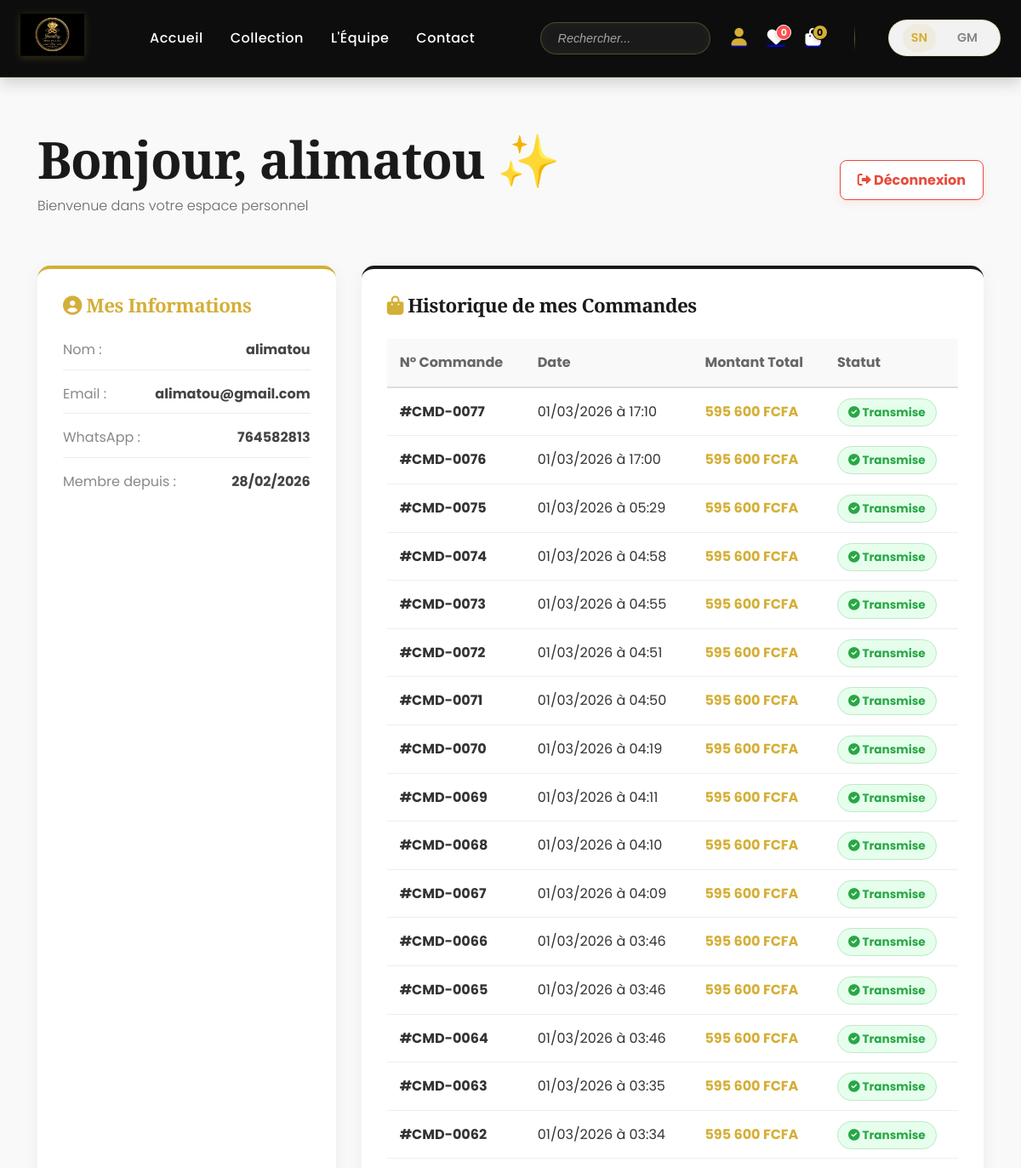
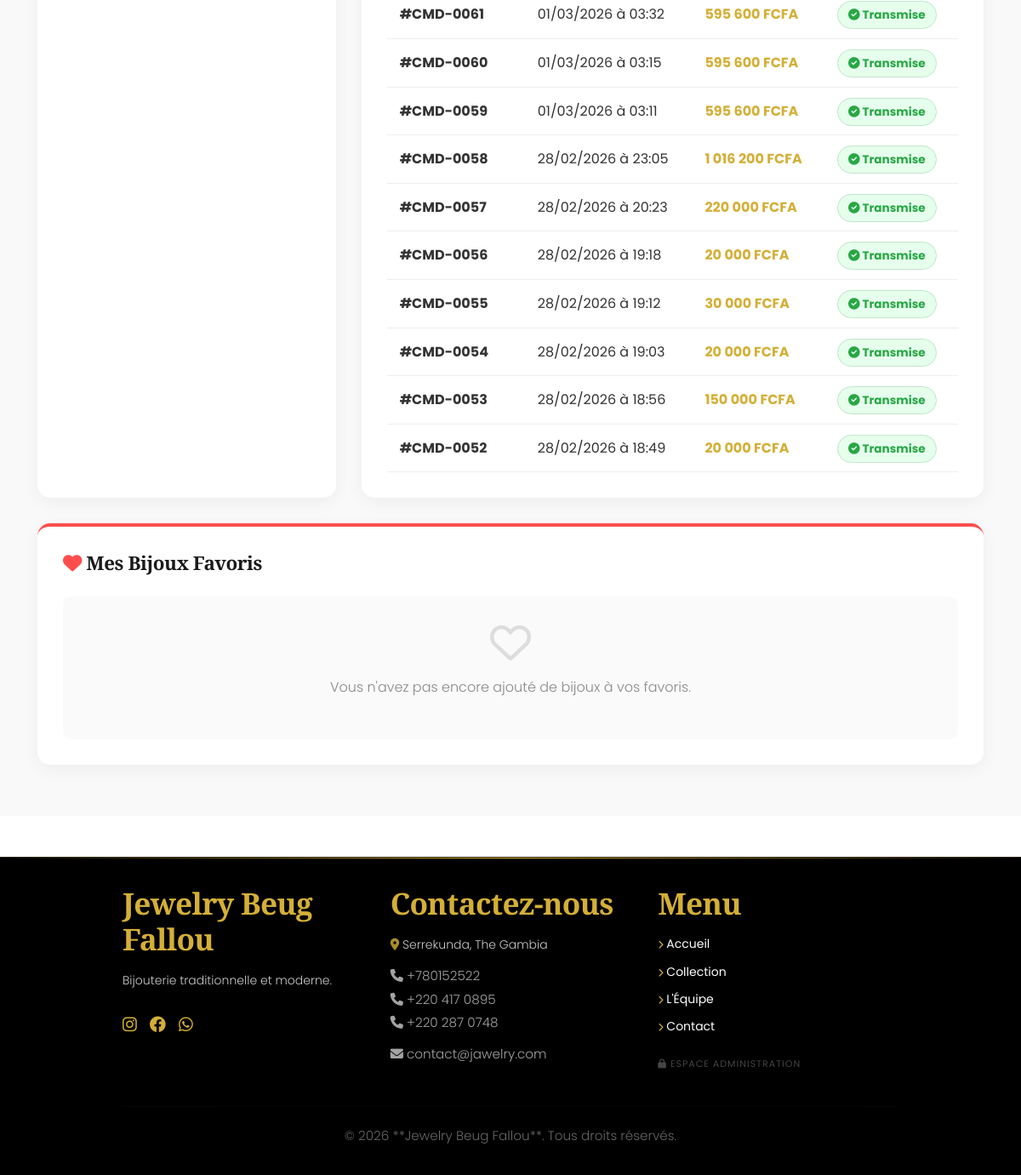
/mon_compte.php (signed in), run on the app's committed database (2 pictures, top to bottom).
### tables this page shows
CREATE TABLE `parametres` (
  `id` int(11) NOT NULL DEFAULT 1,
  `nom_boutique` varchar(100) NOT NULL,
  `telephone_whatsapp` varchar(20) NOT NULL,
  `email_contact` varchar(150) DEFAULT NULL,
  `adresse_boutique` text DEFAULT NULL,
  `logo_filename` varchar(255) DEFAULT 'logo.png',
  PRIMARY KEY (`id`)
);

CREATE TABLE `utilisateurs` (
  `id` int(11) NOT NULL AUTO_INCREMENT,
  `nom` varchar(100) NOT NULL,
  `email` varchar(150) DEFAULT NULL,
  `telephone` varchar(20) NOT NULL,
  `mot_de_passe` varchar(255) DEFAULT NULL,
  `adresse` text DEFAULT NULL,
  `created_at` timestamp NOT NULL DEFAULT current_timestamp(),
  PRIMARY KEY (`id`),
  UNIQUE KEY `email` (`email`)
);

CREATE TABLE `commandes` (
  `id` int(11) NOT NULL AUTO_INCREMENT,
  `reference` varchar(20) NOT NULL,
  `total` decimal(10,2) NOT NULL,
  `devise` varchar(10) NOT NULL DEFAULT 'FCFA',
  `date_creation` timestamp NOT NULL DEFAULT current_timestamp(),
  `statut` varchar(20) DEFAULT 'en_attente',
  `created_at` datetime NOT NULL DEFAULT current_timestamp(),
  `id_utilisateur` int(11) DEFAULT NULL,
  `nom_client` varchar(255) DEFAULT NULL,
  `telephone_client` varchar(50) DEFAULT NULL,
  PRIMARY KEY (`id`)
);

### mon_compte.php (the view, shortened to what the rows shown need)
<?php
require_once 'config/db.php';
$client_id = $_SESSION['client_id'];
$stmt = $pdo->prepare("SELECT * FROM utilisateurs WHERE id = ?");
$stmt->execute([$client_id]);
$client = $stmt->fetch(PDO::FETCH_ASSOC);
$telephone_client = $client['telephone'] ?? '';
$id_client = $client['id'];
try {
    $stmtCmd = $pdo->prepare("SELECT * FROM commandes WHERE id_utilisateur = ? OR telephone_client = ? ORDER BY id DESC");
    $stmtCmd->execute([$id_client, $telephone_client]);
    $commandes = $stmtCmd->fetchAll(PDO::FETCH_ASSOC);
} catch (PDOException $e) {
    $commandes = [];
}
include 'includes/header.php';
?>
<main style="padding: 60px 20px; background: #f9f9f9; min-height: 70vh; font-family: 'Poppins', sans-serif;">
    <div class="container" style="max-width: 1200px; margin: 0 auto;">
        <div style="display: flex; justify-content: space-between; align-items: center; margin-bottom: 40px; flex-wrap: wrap; gap: 20px;">
            <div>
                <h1 style="font-family: 'Playfair Display', serif; margin: 0; color: #1a1a1a;">
                    <?= $lang['acc_greeting'] ?? 'Bonjour' ?>, <?= htmlspecialchars($client['nom']) ?> ✨
                </h1>
                <p style="color: #666; margin-top: 5px;"><?= $lang['acc_welcome'] ?? 'Bienvenue dans votre espace personnel' ?></p>
            </div>
        </div>
        <div style="display: grid; grid-template-columns: repeat(auto-fit, minmax(350px, 1fr)); gap: 30px; margin-bottom: 30px;">
            <div style="background: white; padding: 30px; border-radius: 15px; box-shadow: 0 5px 20px rgba(0,0,0,0.05); border-top: 4px solid #d4af37;">
                <div style="display: flex; flex-direction: column; gap: 15px; color: #444;">
                    <div style="display: flex; justify-content: space-between; border-bottom: 1px solid #eee; padding-bottom: 10px;">
                        <span style="color: #888;"><?= $lang['acc_name'] ?? 'Nom :' ?></span>
                        <strong><?= htmlspecialchars($client['nom']) ?></strong>
                    </div>
                    <div style="display: flex; justify-content: space-between; border-bottom: 1px solid #eee; padding-bottom: 10px;">
                        <span style="color: #888;"><?= $lang['acc_email'] ?? 'Email :' ?></span>
                        <strong><?= htmlspecialchars($client['email']) ?></strong>
                    </div>
                    <div style="display: flex; justify-content: space-between; border-bottom: 1px solid #eee; padding-bottom: 10px;">
                        <span style="color: #888;"><?= $lang['acc_phone'] ?? 'WhatsApp :' ?></span>
                        <strong><?= htmlspecialchars($client['telephone'] ?? ($lang['acc_not_provided'] ?? 'Non renseigné')) ?></strong>
                    </div>
                    <div style="display: flex; justify-content: space-between;">
                        <span style="color: #888;"><?= $lang['acc_member_since'] ?? 'Membre depuis :' ?></span>
                        <strong><?= date('d/m/Y', strtotime($client['created_at'])) ?></strong>
                    </div>
                </div>
            </div>
            <div style="background: white; padding: 30px; border-radius: 15px; box-shadow: 0 5px 20px rgba(0,0,0,0.05); border-top: 4px solid #1a1a1a; grid-column: auto / span 2;">
                <?php if (count($commandes) > 0): ?>
                    <div style="overflow-x: auto;">
                        <table style="width: 100%; border-collapse: collapse; text-align: left;">
                            <thead>
                                <tr style="background: #f9f9f9;">
                                    <th style="padding: 15px; border-bottom: 2px solid #ddd; color: #666;"><?= $lang['acc_order_num'] ?? 'N° Commande' ?></th>
                                    <th style="padding: 15px; border-bottom: 2px solid #ddd; color: #666;"><?= $lang['acc_date'] ?? 'Date' ?></th>
                                    <th style="padding: 15px; border-bottom: 2px solid #ddd; color: #666;"><?= $lang['acc_amount'] ?? 'Montant Total' ?></th>
                                    <th style="padding: 15px; border-bottom: 2px solid #ddd; color: #666;"><?= $lang['acc_status'] ?? 'Statut' ?></th>
                                </tr>
                            </thead>
                            <tbody>
                                <?php foreach($commandes as $cmd): ?>
                                    <tr style="transition: background 0.3s;" onmouseover="this.style.background='#fafafa'" onmouseout="this.style.background='transparent'">
                                        <td style="padding: 15px; border-bottom: 1px solid #eee; font-weight: bold;">#CMD-<?= str_pad($cmd['id'], 4, '0', STR_PAD_LEFT) ?></td>
                                        <td style="padding: 15px; border-bottom: 1px solid #eee;"><?= date('d/m/Y à H:i', strtotime($cmd['created_at'])) ?></td>
                                        <td style="padding: 15px; border-bottom: 1px solid #eee; font-weight: bold; color: #d4af37;"><?= number_format($cmd['total'] ?? 0, 0, ',', ' ') ?> FCFA</td>
                                        <td style="padding: 15px; border-bottom: 1px solid #eee;">
                                            <span style="background: #e6ffed; color: #28a745; padding: 6px 12px; border-radius: 20px; font-size: 0.85rem; font-weight: bold; border: 1px solid #c3e6cb;">
                                                <i class="fas fa-check-circle"></i> <?= $lang['acc_status_transmitted'] ?? 'Transmise' ?>
                                            </span>
                                        </td>
                                    </tr>
                                <?php endforeach; ?>
                            </tbody>
                        </table>
                    </div>
                <?php endif; ?>
            </div>
        </div>
    </div>
</main>
<?php include 'includes/footer.php'; ?>

### includes/header.php (shortened to what the rows shown need)
<?php
require_once 'config/db.php';
?>
<!DOCTYPE html>
<html lang="<?= $_SESSION['lang'] ?>">
<head>
    <link rel="stylesheet" href="assets/css/style.css">
    <link rel="stylesheet" href="https://cdnjs.cloudflare.com/ajax/libs/font-awesome/6.0.0/css/all.min.css">
</head>
<body>
    <header class="site-header">
        <div class="header-container">
            <div class="logo">
                <a href="index.php" aria-label="Accueil <?= htmlspecialchars($config_site['nom_boutique']) ?>">
                <img src="assets/img/<?= htmlspecialchars($config_site['logo_filename'] ?? 'logo.png') ?>" alt="<?= htmlspecialchars($config_site['nom_boutique']) ?>" width="auto" height="50">                </a>
            </div>
        </div>
    </header>

### includes/footer.php (shortened to what the rows shown need)
<footer class="site-footer">
    <div class="container">
        <div class="grid grid-3" style="text-align: left; gap: var(--spacing-xl);">
            <div class="footer-about">
                <h3 style="color: var(--gold); margin-bottom: var(--spacing-md);"><?= htmlspecialchars($config_site['nom_boutique'] ?? 'Jewelry Beug Fallou') ?></h3>
                <p style="font-size: 14px; opacity: 0.8;">
                    <?= $lang['footer_text'] ?>
                </p>
                <div class="social-links mt-3" style="font-size: 1.2rem; display: flex; gap: 15px;">
                    <a href="#" style="color: var(--gold);"><i class="fab fa-instagram"></i></a>
                    <a href="#" style="color: var(--gold);"><i class="fab fa-facebook"></i></a>
                    <a href="https://wa.me/<?= preg_replace('/[^0-9]/', '', $config_site['telephone_whatsapp'] ?? '2202657822') ?>" style="color: var(--gold);"><i class="fab fa-whatsapp"></i></a>
                </div>
            </div>
            <div class="footer-contact">
                <h3 style="color: var(--gold); margin-bottom: var(--spacing-md);">
                    <?= $lang['contact_title'] ?>
                </h3>
                <p style="font-size: 14px; margin-bottom: 10px;">
                    <i class="fas fa-map-marker-alt" style="color: var(--gold);"></i>
                    <?= htmlspecialchars($config_site['adresse_boutique'] ?? ($lang['service_location'] . ', Gambia')) ?>
                </p>
                <div style="font-size: 14px; opacity: 0.8;">
                    <p><i class="fas fa-phone"></i> +<?= htmlspecialchars($config_site['telephone_whatsapp'] ?? '220 265 7822') ?></p>
                    <p><i class="fas fa-phone"></i> +220 417 0895</p>
                    <p><i class="fas fa-phone"></i> +220 287 0748</p>
                    <?php if(!empty($config_site['email_contact'])): ?>
                    <p style="margin-top: 10px;"><i class="fas fa-envelope"></i> <a href="mailto:<?= htmlspecialchars($config_site['email_contact']) ?>" style="color: white; text-decoration: none;"><?= htmlspecialchars($config_site['email_contact']) ?></a></p>
                    <?php endif; ?>
                </div>
            </div>
        </div>
        <div style="text-align: center; margin-top: 40px; padding-top: 20px; border-top: 1px solid rgba(255,255,255,0.05); font-size: 12px; opacity: 0.5;">
            <p>&copy; <?= date('Y') ?> **<?= htmlspecialchars($config_site['nom_boutique'] ?? 'Jewelry Beug Fallou') ?>**. <?= ($_SESSION['lang'] == 'en' ? 'All rights reserved.' : 'Tous droits réservés.') ?></p>
        </div>
    </div>
</footer>
</body>
</html>

### data on the page
parametres: logo_filename (picture), nom_boutique "Jewelry Beug Fallou", adresse_boutique "Serrekunda, The Gambia", telephone_whatsapp "780152522", email_contact "contact@jawelry.com"
utilisateurs: nom "alimatou", email "alimatou@gmail.com", telephone "764582813", created_at "28/02/2026"
commandes: id "0077", created_at "01/03/2026 à 17:10", total "595 600"
commandes: id "0076", created_at "01/03/2026 à 17:00", total "595 600"
commandes: id "0075", created_at "01/03/2026 à 05:29", total "595 600"
commandes: id "0074", created_at "01/03/2026 à 04:58", total "595 600"
commandes: id "0073", created_at "01/03/2026 à 04:55", total "595 600"
commandes: id "0072", created_at "01/03/2026 à 04:51", total "595 600"
commandes: id "0071", created_at "01/03/2026 à 04:50", total "595 600"
commandes: id "0070", created_at "01/03/2026 à 04:19", total "595 600"
commandes: id "0069", created_at "01/03/2026 à 04:11", total "595 600"
commandes: id "0068", created_at "01/03/2026 à 04:10", total "595 600"
commandes: id "0067", created_at "01/03/2026 à 04:09", total "595 600"
commandes: id "0066", created_at "01/03/2026 à 03:46", total "595 600"
commandes: id "0065", created_at "01/03/2026 à 03:46", total "595 600"
commandes: id "0064", created_at "01/03/2026 à 03:46", total "595 600"
commandes: id "0063", created_at "01/03/2026 à 03:35", total "595 600"
commandes: id "0062", created_at "01/03/2026 à 03:34", total "595 600"
commandes: id "0061", created_at "01/03/2026 à 03:32", total "595 600"
commandes: id "0060", created_at "01/03/2026 à 03:15", total "595 600"
commandes: id "0059", created_at "01/03/2026 à 03:11", total "595 600"
commandes: id "0058", created_at "28/02/2026 à 23:05", total "1 016 200"
commandes: id "0057", created_at "28/02/2026 à 20:23", total "220 000"
commandes: id "0056", created_at "28/02/2026 à 19:18", total "20 000"
commandes: id "0055", created_at "28/02/2026 à 19:12", total "30 000"
commandes: id "0054", created_at "28/02/2026 à 19:03", total "20 000"
commandes: id "0053", created_at "28/02/2026 à 18:56", total "150 000"
commandes: id "0052", created_at "28/02/2026 à 18:49", total "20 000"

### other printed values
$lang['menu_home'] "Accueil"
$lang['menu_collection'] "Collection"
$lang['menu_team'] "L'Équipe"
$lang['menu_contact'] "Contact"
$wishCount "0"
$lang['acc_greeting'] "Bonjour"
$lang['acc_welcome'] "Bienvenue dans votre espace personnel"
$lang['acc_logout'] "Déconnexion"
$lang['acc_info_title'] "Mes Informations"
$lang['acc_name'] "Nom :"
$lang['acc_email'] "Email :"
$lang['acc_phone'] "WhatsApp :"
$lang['acc_member_since'] "Membre depuis :"
$lang['acc_orders_title'] "Historique de mes Commandes"
$lang['acc_order_num'] "N° Commande"
